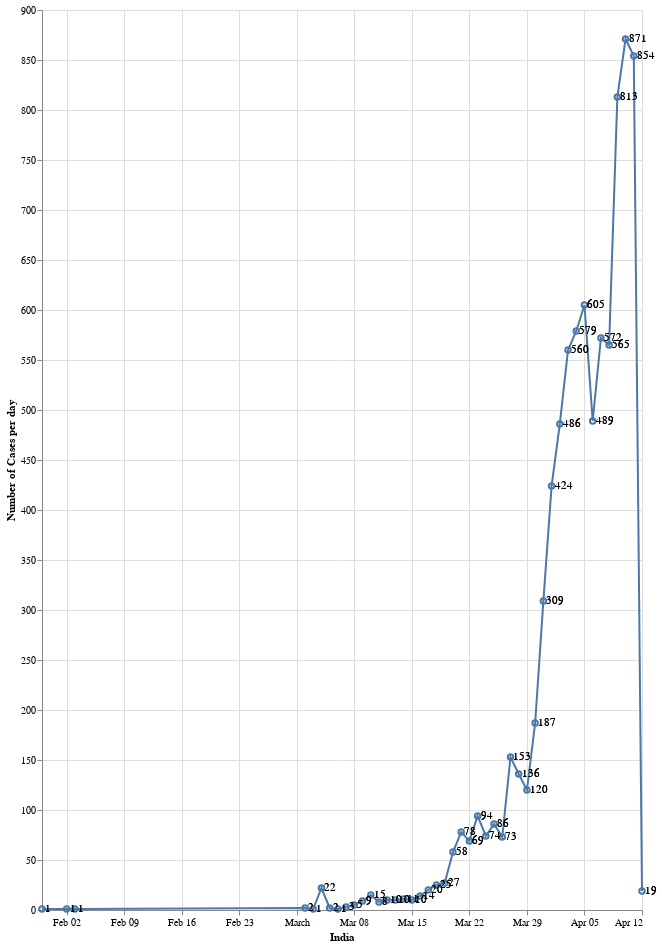

Source (notebook cell):
### Code cell
#hide_input
import altair as alt
from altair.expr import datum
#draw_plot_alt(graph_df,14,"West Bengal")
wb_df=graph_df.reset_index()
wb_df=wb_df[["diagnosed_date",0]]
wb_df.rename(columns={0:'Cases'},inplace=True)
wb_df=wb_df.groupby("diagnosed_date").sum().reset_index()
#wb_df
alt.Chart(wb_df).mark_bar(color='firebrick').encode(
    alt.X('diagnosed_date', title='India'),
    alt.Y('sum(Cases)', title='Number of Cases per day')
).interactive()

base = alt.Chart(wb_df).encode(
    alt.X('diagnosed_date', title='India'),
    alt.Y('sum(Cases)', title='Number of Cases per day')
)
#    x='diagnosed_date:T',
#    y='Cases:Q'
#)

text = base.mark_text(
    align='left',
    baseline='middle',
    dx=3  # Nudges text to right so it doesn't appear on top of the bar
).encode(
    text='Cases:Q'
)

#(base + text).properties(height=900)
base.mark_line() + base.mark_point() + text.properties(height=900) + text.properties(width=600)

#wb_df

### Figure 1 — Vega-Lite specification as saved in the notebook (floating-point values rounded to 4 significant figures)
{"config": {"view": {"continuousWidth": 400, "continuousHeight": 300}}, "layer": [{"mark": "line", "encoding": {"x": {"type": "temporal", "field": "diagnosed_date", "title": "India"}, "y": {"type": "quantitative", "aggregate": "sum", "field": "Cases", "title": "Number of Cases per day"}}}, {"mark": "point", "encoding": {"x": {"type": "temporal", "field": "diagnosed_date", "title": "India"}, "y": {"type": "quantitative", "aggregate": "sum", "field": "Cases", "title": "Number of Cases per day"}}}, {"mark": {"type": "text", "align": "left", "baseline": "middle", "dx": 3}, "encoding": {"text": {"type": "quantitative", "field": "Cases"}, "x": {"type": "temporal", "field": "diagnosed_date", "title": "India"}, "y": {"type": "quantitative", "aggregate": "sum", "field": "Cases", "title": "Number of Cases per day"}}, "height": 900}, {"mark": {"type": "text", "align": "left", "baseline": "middle", "dx": 3}, "encoding": {"text": {"type": "quantitative", "field": "Cases"}, "x": {"type": "temporal", "field": "diagnosed_date", "title": "India"}, "y": {"type": "quantitative", "aggregate": "sum", "field": "Cases", "title": "Number of Cases per day"}}, "width": 600}], "data": {"name": "data-c2812c8890a66ae6386ce9d20b02bcf7"}, "$schema": "https://vega.github.io/schema/vega-lite/v4.8.1.json", "datasets": {"data-c2812c8890a66ae6386ce9d20b02bcf7": [{"diagnosed_date": "2020-01-30T00:00:00", "Cases": 1}, {"diagnosed_date": "2020-02-02T00:00:00", "Cases": 1}, {"diagnosed_date": "2020-02-03T00:00:00", "Cases": 1}, {"diagnosed_date": "2020-03-02T00:00:00", "Cases": 2}, {"diagnosed_date": "2020-03-03T00:00:00", "Cases": 1}, {"diagnosed_date": "2020-03-04T00:00:00", "Cases": 22}, {"diagnosed_date": "2020-03-05T00:00:00", "Cases": 2}, {"diagnosed_date": "2020-03-06T00:00:00", "Cases": 1}, {"diagnosed_date": "2020-03-07T00:00:00", "Cases": 3}, {"diagnosed_date": "2020-03-08T00:00:00", "Cases": 5}, {"diagnosed_date": "2020-03-09T00:00:00", "Cases": 9}, {"diagnosed_date": "2020-03-10T00:00:00", "Cases": 15}, {"diagnosed_date": "2020-03-11T00:00:00", "Cases": 8}, {"diagnosed_date": "2020-03-12T00:00:00", "Cases": 10}, {"diagnosed_date": "2020-03-13T00:00:00", "Cases": 10}, {"diagnosed_date": "2020-03-14T00:00:00", "Cases": 11}, {"diagnosed_date": "2020-03-15T00:00:00", "Cases": 10}, {"diagnosed_date": "2020-03-16T00:00:00", "Cases": 14}, {"diagnosed_date": "2020-03-17T00:00:00", "Cases": 20}, {"diagnosed_date": "2020-03-18T00:00:00", "Cases": 25}, {"diagnosed_date": "2020-03-19T00:00:00", "Cases": 27}, {"diagnosed_date": "2020-03-20T00:00:00", "Cases": 58}, {"diagnosed_date": "2020-03-21T00:00:00", "Cases": 78}, {"diagnosed_date": "2020-03-22T00:00:00", "Cases": 69}, {"diagnosed_date": "2020-03-23T00:00:00", "Cases": 94}, {"diagnosed_date": "2020-03-24T00:00:00", "Cases": 74}, {"diagnosed_date": "2020-03-25T00:00:00", "Cases": 86}, {"diagnosed_date": "2020-03-26T00:00:00", "Cases": 73}, {"diagnosed_date": "2020-03-27T00:00:00", "Cases": 153}, {"diagnosed_date": "2020-03-28T00:00:00", "Cases": 136}, {"diagnosed_date": "2020-03-29T00:00:00", "Cases": 120}, {"diagnosed_date": "2020-03-30T00:00:00", "Cases": 187}, {"diagnosed_date": "2020-03-31T00:00:00", "Cases": 309}, {"diagnosed_date": "2020-04-01T00:00:00", "Cases": 424}, {"diagnosed_date": "2020-04-02T00:00:00", "Cases": 486}, {"diagnosed_date": "2020-04-03T00:00:00", "Cases": 560}, {"diagnosed_date": "2020-04-04T00:00:00", "Cases": 579}, {"diagnosed_date": "2020-04-05T00:00:00", "Cases": 605}, {"diagnosed_date": "2020-04-06T00:00:00", "Cases": 489}, {"diagnosed_date": "2020-04-07T00:00:00", "Cases": 572}, {"diagnosed_date": "2020-04-08T00:00:00", "Cases": 565}, {"diagnosed_date": "2020-04-09T00:00:00", "Cases": 813}, {"diagnosed_date": "2020-04-10T00:00:00", "Cases": 871}, {"diagnosed_date": "2020-04-11T00:00:00", "Cases": 854}, {"diagnosed_date": "2020-04-12T00:00:00", "Cases": 19}]}}
